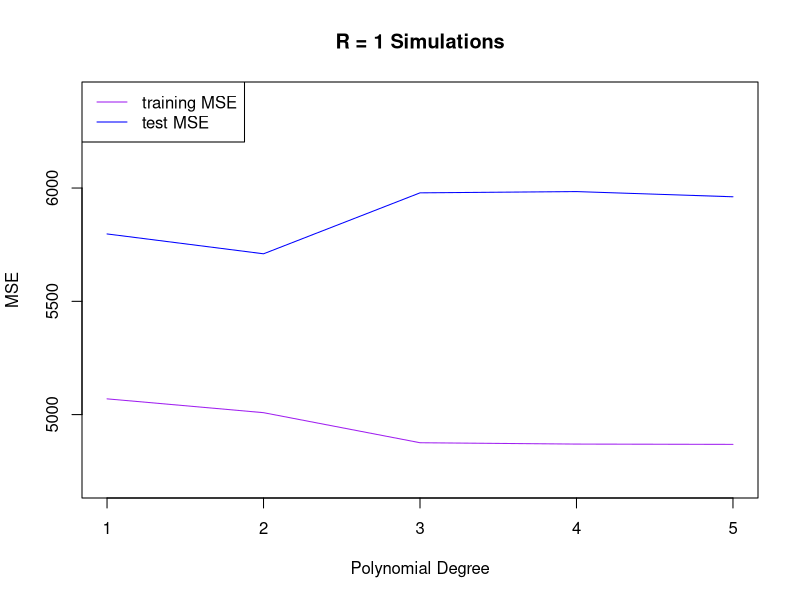
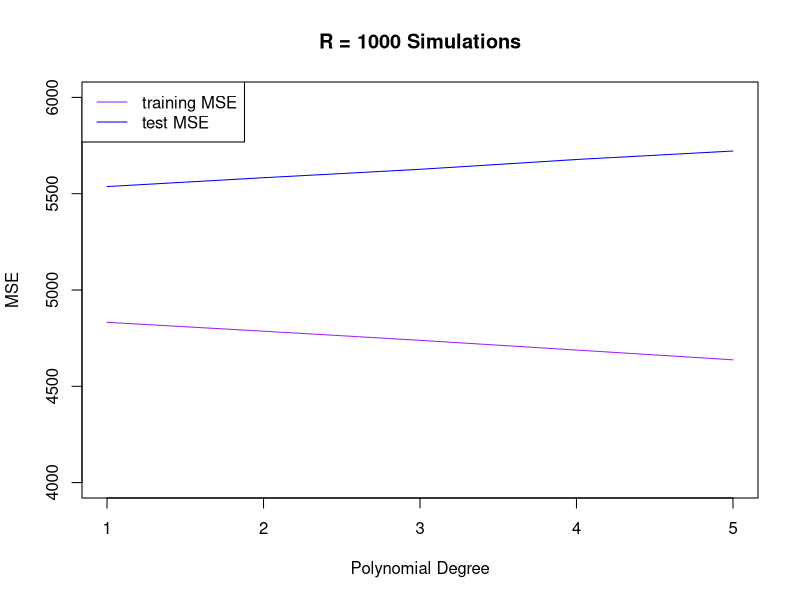

R code for these plots, in order:
## ---- chunk 1
knitr::opts_chunk$set(echo = TRUE)
## ---- chunk 2
set.seed(5)

y<-c()

mses<-data.frame(rep(NA,1000),rep(NA,1000),rep(NA,1000),rep(NA,1000),rep(NA,1000),rep(NA,1000),rep(NA,1000),rep(NA,1000),rep(NA,1000),rep(NA,1000))

for (j in seq(1,1000)){
  
x_sim<-sort(sample(seq(1,100,.001),200))
for (i in 1:length(x_sim)){
  y[i]<-rnorm(1,2+4*x_sim[i],70)
}

trainind<-sort(sample(seq(1,200,1),100))
y_train<-y[trainind]
y_test<-y[-trainind]
x_train<-x_sim[trainind]
x_test<-x_sim[-trainind]

x_train<-data.frame(x_train,x_train^2, x_train^3, x_train^4, x_train^5)
x_test<-data.frame(x_test,x_test^2, x_test^3, x_test^4, x_test^5)

linmodel<-lm(y_train~x_train[,1])
quadmodel<-lm(y_train~x_train[,1]+x_train[,2])
cubmodel<-lm(y_train~x_train[,1]+x_train[,2]+x_train[,3])
x4model<-lm(y_train~x_train[,1]+x_train[,2]+x_train[,3]+x_train[,4])
x5model<-lm(y_train~x_train[,1]+x_train[,2]+x_train[,3]+x_train[,4]+x_train[,5])

mses[j,1]<-mean(linmodel$residuals^2)
mses[j,2]<-mean(quadmodel$residuals^2)
mses[j,3]<-mean(cubmodel$residuals^2)
mses[j,4]<-mean(x4model$residuals^2)
mses[j,5]<-mean(x5model$residuals^2)
mses[j,6]<-mean((y_test-predict(linmodel,x_test))^2)
mses[j,7]<-mean((y_test-predict(quadmodel,x_test))^2)
mses[j,8]<-mean((y_test-predict(cubmodel,x_test))^2)
mses[j,9]<-mean((y_test-predict(x4model,x_test))^2)
mses[j,10]<-mean((y_test-predict(x5model,x_test))^2)

}

degdata1<-data.frame(seq(1,5),t(mses[1,c(1,2,3,4,5)]),t(mses[1,c(6,7,8,9,10)]))
colnames(degdata1)<-c("Degree", "Train MSE", "Test MSE")
means1000<-apply(mses,2,mean)
degdata1000<-data.frame(seq(1,5), means1000[1:5], means1000[6:10])
colnames(degdata1000)<-c("Degree", "Avg Train MSE", "Avg Test MSE")

plot(degdata1$Degree, degdata1$`Train MSE`, type = "l", col = "purple", ylab = "MSE", xlab = "Polynomial Degree", ylim = c(4700,6400), main = "R = 1 Simulations")
lines(degdata1$Degree, degdata1$`Test MSE`, type = "l", col = "blue")
legend("topleft", c("training MSE", "test MSE"),
       lty = c(1,1),
       col = c("purple", "blue"))
## ---- chunk 3
plot(degdata1$Degree, degdata1000$`Avg Train MSE`, type = "l", col = "purple", ylab = "MSE", xlab = "Polynomial Degree", ylim = c(4000,6000), main = "R = 1000 Simulations")
lines(degdata1$Degree, degdata1000$`Avg Test MSE`, type = "l", col = "blue")
legend("topleft", c("training MSE", "test MSE"),
       lty = c(1,1),
       col = c("purple", "blue"))
